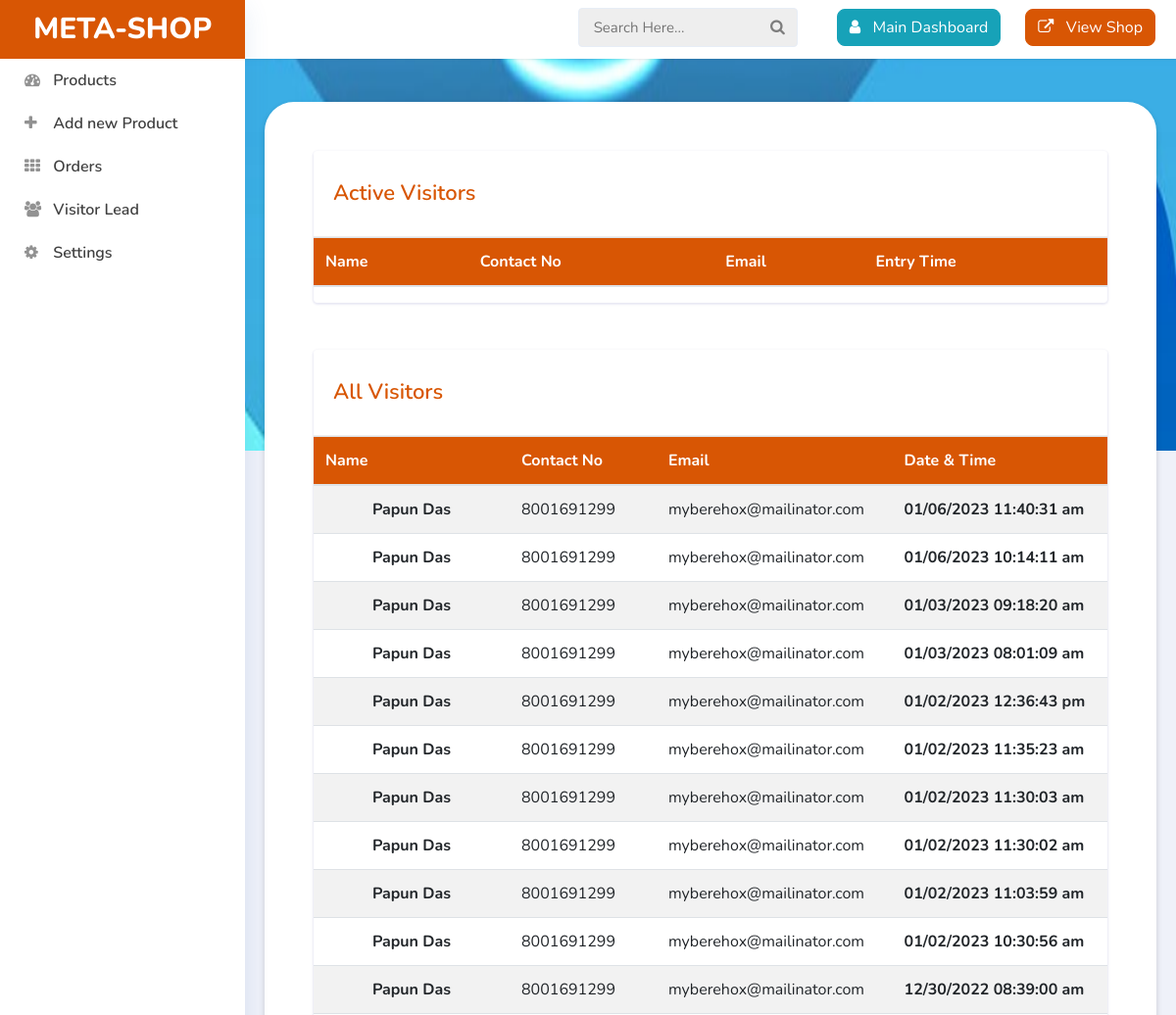
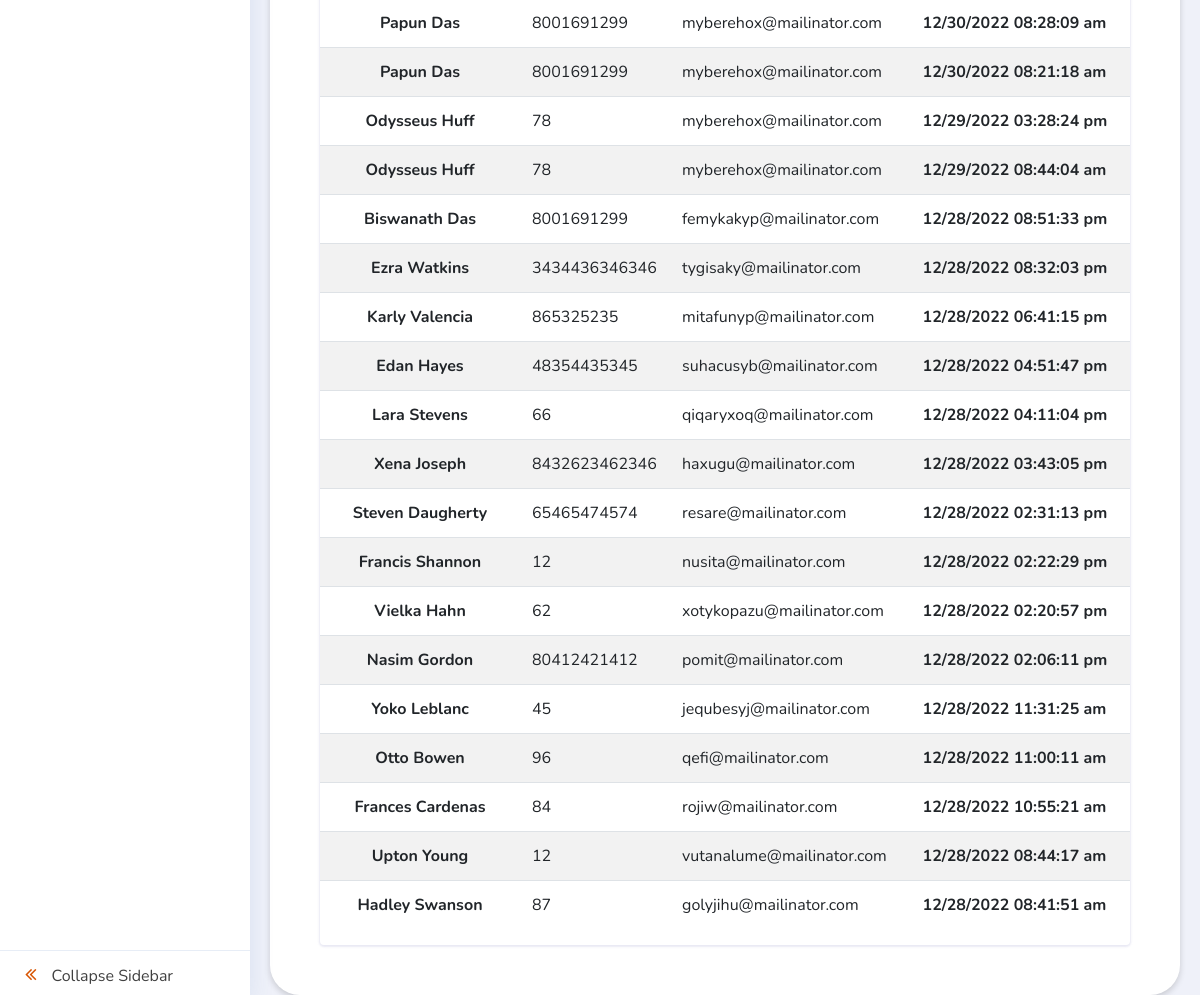
Screenshot of /control/pages/1672196528/visitors.php with the database file from the repository (2 pictures, top to bottom).
### tables this page shows
CREATE TABLE `visitors_lead` (
  `id` int(11) NOT NULL,
  `name` varchar(355) NOT NULL,
  `contact_no` varchar(355) DEFAULT NULL,
  `email` varchar(355) DEFAULT NULL,
  `shop` varchar(355) DEFAULT NULL,
  `date` varchar(355) DEFAULT NULL
);

### control/pages/1672196528/visitors.php (called while the page is built)
<?php $table_name='1672196528_meta_product_table';?><?php
include("../../src/prototype/sample/visitors.php");
?>

### db/connection.php (called while the page is built, shortened)
<?php
$dbname = 'sosalin_word';
?>

### control/src/query/query.php (called while the page is built, shortened)
<?php
function select($table,$condition=[]){
    include('../../src/config/connection.php');
    $table=mysqli_real_escape_string($conn, $table);
        if(isset($condition['limit'])){
            $limit= $condition['limit'];
            $limit=mysqli_real_escape_string($conn, $limit);
            $limitq="LIMIT $limit";
        }else{
            $limitq="LIMIT 10000000000000000000";
        }
        if(isset($condition['offset'])){
            $ofset= $condition['offset'];
            $ofset=mysqli_real_escape_string($conn, $ofset);
            $ofsetq="OFFSET $ofset";
        }else{
            $ofsetq="OFFSET 0";
        }
        if(isset($condition["conditions"])){
            $conditions=$condition["conditions"];
        }
        if(isset($condition['order'])){
            $order=$condition['order'];
            $orders = [];
            foreach($order as $names => $vals){
                $orders = mysqli_real_escape_string($conn,$names)." ".mysqli_real_escape_string($conn,$vals);
            }
        }else{ $orders= "id asc"; }
                $table_name=$table;
                $linkp=mysqli_connect($host, $user, $pass);
                $result = mysqli_query($linkp,"SHOW COLUMNS FROM $table_name");
                    if(mysqli_num_rows($result) > 0) {
                            $form_data=array();
                                while ($row = mysqli_fetch_assoc($result)) {
                                    $form_data[]=$row['Field'];
                                }
                    }
                $total_data=array();
                        if(isset($conditions)){
                            $columns = [];
                            foreach($conditions as $name => $val){
                                $columns[] = "$name = '".mysqli_real_escape_string($conn, $val)."'";
                            }
                            $sql = "SELECT * FROM `$table_name`  WHERE ".implode(" AND ", $columns)." ORDER BY $orders "."$limitq "." $ofsetq" ;
                        }else{
                            $sql = "SELECT * FROM `$table_name` ";
                        }
                        $retval=mysqli_query($conn, $sql);
                            if(mysqli_num_rows($retval) > 0){
                                while($row = mysqli_fetch_assoc($retval)){
                                    $data=array();
                                        foreach($form_data as $value){
                                            $data[$value]=$row[$value];
                                        }
                                                $total_data[]=$data;
                                }
                            }else{
                            }
                            return $total_data;
}
?>

### control/src/prototype/sample/visitors.php (the view, shortened to what this page needs)
<?php
include '../../src/config/includes.php';
$shop_name = str_replace('_meta_product_table', '', $table_name);
$get_data = select('meta_shop_lists', [
    'conditions' => [
        'link' => $shop_name,
    ],
]);
$get_all_lead = select('visitors_lead', [
    'conditions' => [
        'shop' => $get_data[0]['id'],
    ],
    'order' => [
        'id' => 'desc',
    ],
]);
?>
<?php include '../../header.php'; ?>
<div class="main-content">
   <div class="container-fluid content-top-gap back-g">
      <br/>
      <section class="people Rectangle-242 mb-5">
         <section class="w3l-team-block">
            <div class="card card_border" style="margin-bottom: 3rem;">
               <div class="cards__heading" style="margin-bottom: 0px;">
                  <h3>Active Visitors</h3>
               </div>
               <table class="table table-striped">
                  <thead style="background: #d85604;color: white;">
                     <tr>
                        <th>Name</th>
                        <th>Contact No</th>
                        <th>Email</th>
                        <th>Entry Time</th>
                     </tr>
                  </thead>
               </table>
            </div>
            <div class="card card_border">
               <div class="cards__heading" style="margin-bottom: 0px;">
                  <h3>All Visitors </h3>
               </div>
               <table class="table table-striped">
                  <thead style="background: #d85604;color: white;">
                     <tr>
                        <th>Name</th>
                        <th>Contact No</th>
                        <th>Email</th>
                        <th>Date & Time</th>
                     </tr>
                  </thead>
                  <tbody>
                     <?php foreach ($get_all_lead as $key => $value) {
                         if ($value['name']) { ?>
                     <tr>
                        <td style="width:200px;">
                           <center>
                              <b> <?php echo $value['name']; ?></b>
                           </center>
                        </td>
                        <td style="width:150px;"><?php echo $value[
                            'contact_no'
                        ]; ?> </td>
                        <td><?php echo $value['email']; ?></td>
                        <td><b><?php echo $value['date']; ?></b></td>
                     </tr>
                     <?php }
                     } ?>
                  </tbody>
               </table>
            </div>
         </section>
      </section>
   </div>
</div>
</body>
</html>

### control/src/prototype/sample/visitors.php (style rules this page uses)
.back-g { background-image: url('../../../assets/gifs/metaverse-shopping-1.jpg'); background-repeat: no-repeat; background-attachment: fixed; background-size: 100% 100%; height: 400px; }
.Rectangle-242 { top: 300px; padding: 50px; border-radius: 30px; box-shadow: 0 3px 6px 0 rgb(0 0 0 / 16%); background-color: #fff; }

### rows the page displays
visitors_lead: name "Papun Das", contact_no "8001691299", email "myberehox@mailinator.com", date "01/06/2023 11:40:31 am"
visitors_lead: name "Papun Das", contact_no "8001691299", email "myberehox@mailinator.com", date "01/06/2023 10:14:11 am"
visitors_lead: name "Papun Das", contact_no "8001691299", email "myberehox@mailinator.com", date "01/03/2023 09:18:20 am"
visitors_lead: name "Papun Das", contact_no "8001691299", email "myberehox@mailinator.com", date "01/03/2023 08:01:09 am"
visitors_lead: name "Papun Das", contact_no "8001691299", email "myberehox@mailinator.com", date "01/02/2023 12:36:43 pm"
visitors_lead: name "Papun Das", contact_no "8001691299", email "myberehox@mailinator.com", date "01/02/2023 11:35:23 am"
visitors_lead: name "Papun Das", contact_no "8001691299", email "myberehox@mailinator.com", date "01/02/2023 11:30:03 am"
visitors_lead: name "Papun Das", contact_no "8001691299", email "myberehox@mailinator.com", date "01/02/2023 11:30:02 am"
visitors_lead: name "Papun Das", contact_no "8001691299", email "myberehox@mailinator.com", date "01/02/2023 11:03:59 am"
visitors_lead: name "Papun Das", contact_no "8001691299", email "myberehox@mailinator.com", date "01/02/2023 10:30:56 am"
visitors_lead: name "Papun Das", contact_no "8001691299", email "myberehox@mailinator.com", date "12/30/2022 08:39:00 am"
visitors_lead: name "Papun Das", contact_no "8001691299", email "myberehox@mailinator.com", date "12/30/2022 08:28:09 am"
visitors_lead: name "Papun Das", contact_no "8001691299", email "myberehox@mailinator.com", date "12/30/2022 08:21:18 am"
visitors_lead: name "Odysseus Huff", contact_no "78", email "myberehox@mailinator.com", date "12/29/2022 03:28:24 pm"
visitors_lead: name "Odysseus Huff", contact_no "78", email "myberehox@mailinator.com", date "12/29/2022 08:44:04 am"
visitors_lead: name "Biswanath Das", contact_no "8001691299", email "femykakyp@mailinator.com", date "12/28/2022 08:51:33 pm"
visitors_lead: name "Ezra Watkins", contact_no "3434436346346", email "tygisaky@mailinator.com", date "12/28/2022 08:32:03 pm"
visitors_lead: name "Karly Valencia", contact_no "865325235", email "mitafunyp@mailinator.com", date "12/28/2022 06:41:15 pm"
visitors_lead: name "Edan Hayes", contact_no "48354435345", email "suhacusyb@mailinator.com", date "12/28/2022 04:51:47 pm"
visitors_lead: name "Lara Stevens", contact_no "66", email "qiqaryxoq@mailinator.com", date "12/28/2022 04:11:04 pm"
visitors_lead: name "Xena Joseph", contact_no "8432623462346", email "haxugu@mailinator.com", date "12/28/2022 03:43:05 pm"
visitors_lead: name "Steven Daugherty", contact_no "65465474574", email "resare@mailinator.com", date "12/28/2022 02:31:13 pm"
visitors_lead: name "Francis Shannon", contact_no "12", email "nusita@mailinator.com", date "12/28/2022 02:22:29 pm"
visitors_lead: name "Vielka Hahn", contact_no "62", email "xotykopazu@mailinator.com", date "12/28/2022 02:20:57 pm"
visitors_lead: name "Nasim Gordon", contact_no "80412421412", email "pomit@mailinator.com", date "12/28/2022 02:06:11 pm"
visitors_lead: name "Yoko Leblanc", contact_no "45", email "jequbesyj@mailinator.com", date "12/28/2022 11:31:25 am"
visitors_lead: name "Otto Bowen", contact_no "96", email "qefi@mailinator.com", date "12/28/2022 11:00:11 am"
visitors_lead: name "Frances Cardenas", contact_no "84", email "rojiw@mailinator.com", date "12/28/2022 10:55:21 am"
visitors_lead: name "Upton Young", contact_no "12", email "vutanalume@mailinator.com", date "12/28/2022 08:44:17 am"
visitors_lead: name "Hadley Swanson", contact_no "87", email "golyjihu@mailinator.com", date "12/28/2022 08:41:51 am"
